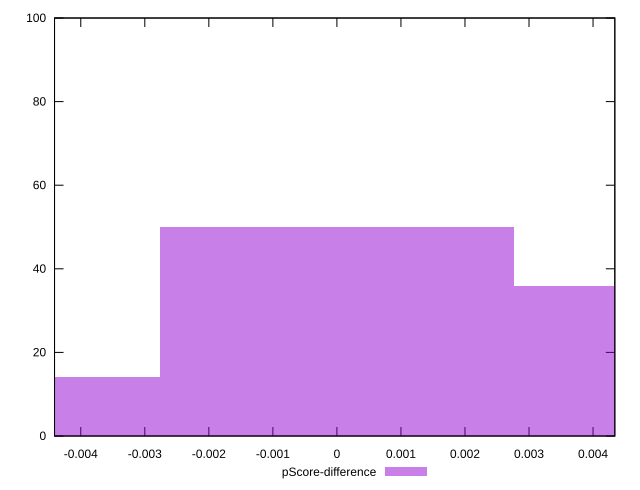

Here is the gnuplot script that generated this plot:
reset

$pScoreDifference <<EOF
0 50
0.005528881091451572 36
-0.005528881091451572 14
EOF

set key outside below
set boxwidth 0.005528881091451572
set xrange [-0.004409725758792282:0.004340135586311633]
set yrange [0:100]
set trange [0:100]
set style fill transparent solid 0.5 noborder
set terminal svg size 640, 490 enhanced background rgb 'white'
set output "report_00018_2021-02-10T15-25-16.877Z/first-cpu-idle/samples/pages+cached/pScore-difference/histogram.svg"

plot $pScoreDifference title "pScore-difference" with boxes

reset
